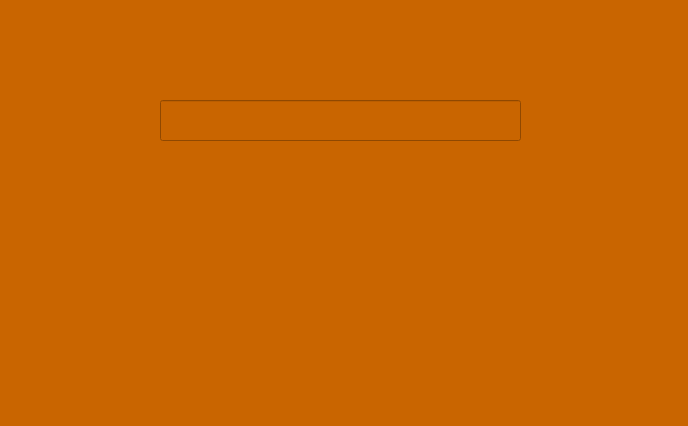
<?xml version="1.0" encoding="UTF-8"?>
<ui version="4.0">
 <class>LinesDialog</class>
 <widget class="QDialog" name="LinesDialog">
  <property name="geometry">
   <rect>
    <x>0</x>
    <y>0</y>
    <width>688</width>
    <height>426</height>
   </rect>
  </property>
  <property name="windowTitle">
   <string>Dialog</string>
  </property>
  <property name="styleSheet">
   <string notr="true">background:rgb(201,101,0);</string>
  </property>
  <widget class="QLineEdit" name="lineEdit_countlines">
   <property name="enabled">
    <bool>false</bool>
   </property>
   <property name="geometry">
    <rect>
     <x>160</x>
     <y>100</y>
     <width>361</width>
     <height>41</height>
    </rect>
   </property>
  </widget>
 </widget>
 <resources/>
 <connections/>
</ui>
